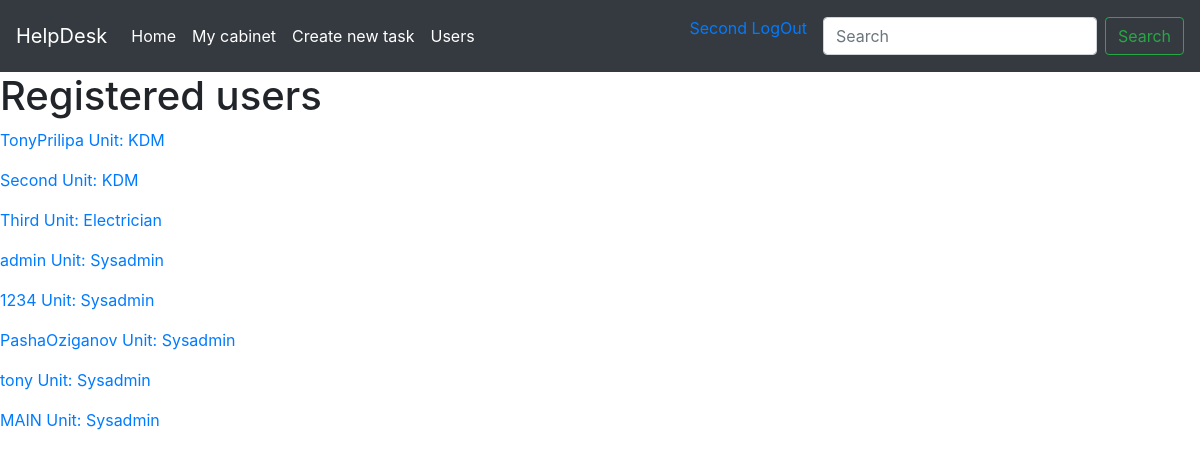
Screenshot of /users/ (signed in) with the database file from the repository.
### models.py (models this page shows, shortened)
class User(UserMixin, db.Model):
    __tablename__ = 'users'
    id = db.Column(db.Integer, primary_key=True)
    username = db.Column(db.String(64), unique=True)
    email = db.Column(db.String(64), unique=True)
    password_hash = db.Column(db.String(128))
    real_name = db.Column(db.String(32))
    phone = db.Column(db.String(32))
    about = db.Column(db.Text(140))
    unit_id = db.Column(db.Integer, db.ForeignKey('units.id'))
    role_id = db.Column(db.Integer, db.ForeignKey('roles.id'))
    @property
    def password(self):
        raise AttributeError('password is not readable attribute')

class Unit(db.Model):
    __tablename__ = 'units'
    id = db.Column(db.Integer, primary_key=True)
    name = db.Column(db.String(40), unique=True)
    user = db.relationship('User', backref='unit', lazy='dynamic')
    ticket = db.relationship('Ticket', backref='unit', lazy='dynamic')

### users/blueprint.py (the view)
@users.route('/')
@login_required
def index():
    users = User.query.all()
    return render_template('users/index.html', users=users)

### models.py (called while the page is built)
@login_manager.user_loader
def load_user(user_id):
    return User.query.get(int(user_id))

### users/templates/users/index.html (shortened to what this page needs)
{% extends 'base.html' %}
{% block content %}
    <h1>Registered users</h1>
    {% for user in users %}
    <p><a href="{{url_for('users.user_profile', username=user.username)}}">{{user.username}} Unit: {{ user.unit.name }}</a></p>
    {% endfor %}
{% endblock %}

### templates/base.html (shortened to what this page needs)
<!DOCTYPE html>
<html lang="en">
<head>
    <link rel="stylesheet" href="https://stackpath.bootstrapcdn.com/bootstrap/4.4.1/css/bootstrap.min.css">
</head>
<body>
<nav class="navbar navbar-expand-lg navbar-dark bg-dark">
  <a class="navbar-brand" href="{{url_for('index')}}">HelpDesk</a>
  <div class="collapse navbar-collapse" id="navbarSupportedContent">
    <ul class="navbar-nav mr-auto">
      <li class="nav-item active">
        <a class="nav-link" href="{{url_for('index')}}">Home</a>
      </li>
      <li class="nav-item active">
        <a class="nav-link" href="{{url_for('users.cabinet', username=current_user.username)}}">My cabinet</a>
      </li>
      <li class="nav-item active">
      <a class="nav-link" href="{{url_for('tickets.create')}}">Create new task</a>
      </li>
      <li class="nav-item active"><a class="nav-link" href="{{url_for('users.index')}}">Users</a></li>
    </ul>
      <ul>
          {% if current_user.username %}
        <a href="{{url_for('auth.logout')}}" class="nav-link">{{current_user.username}} LogOut</a>
        {% else %}
        <a href="{{url_for('auth.login')}}" class="nav-item active nav-link">LogIn</a>
        {% endif %}
      </ul>
    <form class="form-inline my-2 my-lg-0">
      <input class="form-control mr-sm-2" type="search" placeholder="Search" aria-label="Search">
      <button class="btn btn-outline-success my-2 my-sm-0" type="submit">Search</button>
    </form>
  </div>
</nav>
{% block content %} {% endblock %}
</body>
</html>

### rows the page displays
User: username "Second", unit.name "KDM"
User: username "TonyPrilipa", unit.name "KDM"
User: username "Third", unit.name "Electrician"
User: username "admin", unit.name "Sysadmin"
User: username "1234", unit.name "Sysadmin"
User: username "PashaOziganov", unit.name "Sysadmin"
User: username "tony", unit.name "Sysadmin"
User: username "MAIN", unit.name "Sysadmin"
